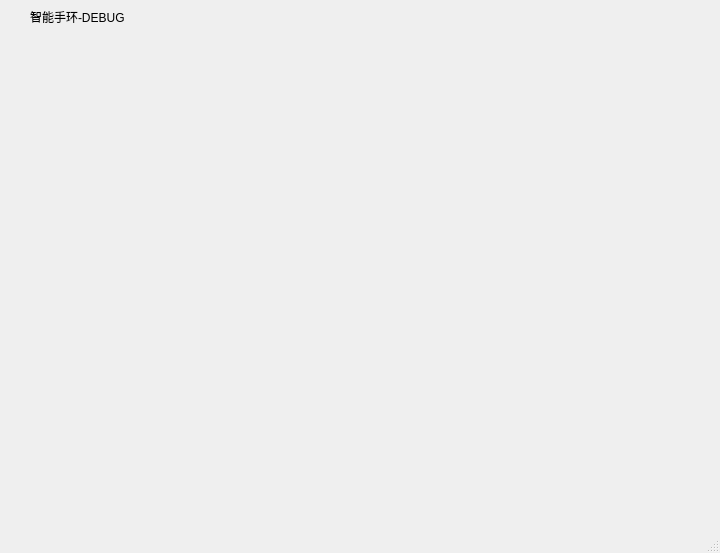
<?xml version="1.0" encoding="UTF-8"?>
<ui version="4.0">
 <class>MainWindow</class>
 <widget class="QMainWindow" name="MainWindow">
  <property name="geometry">
   <rect>
    <x>0</x>
    <y>0</y>
    <width>720</width>
    <height>553</height>
   </rect>
  </property>
  <property name="windowTitle">
   <string>MainWindow</string>
  </property>
  <widget class="QWidget" name="centralwidget">
   <layout class="QVBoxLayout" name="verticalLayout">
    <property name="spacing">
     <number>0</number>
    </property>
    <property name="margin">
     <number>0</number>
    </property>
    <item>
     <widget class="QWidget" name="widget_title" native="true">
      <property name="sizePolicy">
       <sizepolicy hsizetype="Preferred" vsizetype="Fixed">
        <horstretch>0</horstretch>
        <verstretch>0</verstretch>
       </sizepolicy>
      </property>
      <property name="minimumSize">
       <size>
        <width>100</width>
        <height>33</height>
       </size>
      </property>
      <property name="styleSheet">
       <string notr="true"/>
      </property>
      <layout class="QHBoxLayout" name="horizontalLayout_2">
       <property name="spacing">
        <number>0</number>
       </property>
       <property name="margin">
        <number>0</number>
       </property>
       <item>
        <widget class="QLabel" name="lab_Ico">
         <property name="sizePolicy">
          <sizepolicy hsizetype="Minimum" vsizetype="Preferred">
           <horstretch>0</horstretch>
           <verstretch>0</verstretch>
          </sizepolicy>
         </property>
         <property name="minimumSize">
          <size>
           <width>30</width>
           <height>0</height>
          </size>
         </property>
         <property name="text">
          <string/>
         </property>
         <property name="alignment">
          <set>Qt::AlignCenter</set>
         </property>
        </widget>
       </item>
       <item>
        <widget class="QLabel" name="lab_Title">
         <property name="sizePolicy">
          <sizepolicy hsizetype="Expanding" vsizetype="Preferred">
           <horstretch>0</horstretch>
           <verstretch>0</verstretch>
          </sizepolicy>
         </property>
         <property name="styleSheet">
          <string notr="true">font: 10pt &quot;微软雅黑&quot;;</string>
         </property>
         <property name="text">
          <string>智能手环-DEBUG</string>
         </property>
         <property name="alignment">
          <set>Qt::AlignLeading|Qt::AlignLeft|Qt::AlignVCenter</set>
         </property>
        </widget>
       </item>
       <item>
        <widget class="QWidget" name="widget_menu" native="true">
         <property name="sizePolicy">
          <sizepolicy hsizetype="Minimum" vsizetype="Preferred">
           <horstretch>0</horstretch>
           <verstretch>0</verstretch>
          </sizepolicy>
         </property>
         <layout class="QHBoxLayout" name="horizontalLayout">
          <property name="spacing">
           <number>0</number>
          </property>
          <property name="margin">
           <number>0</number>
          </property>
          <item>
           <widget class="QPushButton" name="btnMenu">
            <property name="sizePolicy">
             <sizepolicy hsizetype="Minimum" vsizetype="Expanding">
              <horstretch>0</horstretch>
              <verstretch>0</verstretch>
             </sizepolicy>
            </property>
            <property name="minimumSize">
             <size>
              <width>31</width>
              <height>0</height>
             </size>
            </property>
            <property name="cursor">
             <cursorShape>ArrowCursor</cursorShape>
            </property>
            <property name="focusPolicy">
             <enum>Qt::NoFocus</enum>
            </property>
            <property name="toolTip">
             <string>菜单</string>
            </property>
            <property name="text">
             <string/>
            </property>
            <property name="flat">
             <bool>true</bool>
            </property>
           </widget>
          </item>
          <item>
           <widget class="QPushButton" name="btnMenu_Min">
            <property name="sizePolicy">
             <sizepolicy hsizetype="Minimum" vsizetype="Expanding">
              <horstretch>0</horstretch>
              <verstretch>0</verstretch>
             </sizepolicy>
            </property>
            <property name="minimumSize">
             <size>
              <width>31</width>
              <height>0</height>
             </size>
            </property>
            <property name="cursor">
             <cursorShape>ArrowCursor</cursorShape>
            </property>
            <property name="focusPolicy">
             <enum>Qt::NoFocus</enum>
            </property>
            <property name="toolTip">
             <string>最小化</string>
            </property>
            <property name="text">
             <string/>
            </property>
            <property name="flat">
             <bool>true</bool>
            </property>
           </widget>
          </item>
          <item>
           <widget class="QPushButton" name="btnMenu_Max">
            <property name="sizePolicy">
             <sizepolicy hsizetype="Minimum" vsizetype="Expanding">
              <horstretch>0</horstretch>
              <verstretch>0</verstretch>
             </sizepolicy>
            </property>
            <property name="minimumSize">
             <size>
              <width>31</width>
              <height>0</height>
             </size>
            </property>
            <property name="cursor">
             <cursorShape>ArrowCursor</cursorShape>
            </property>
            <property name="focusPolicy">
             <enum>Qt::NoFocus</enum>
            </property>
            <property name="toolTip">
             <string>最大化</string>
            </property>
            <property name="text">
             <string/>
            </property>
            <property name="flat">
             <bool>true</bool>
            </property>
           </widget>
          </item>
          <item>
           <widget class="QPushButton" name="btnMenu_Close">
            <property name="sizePolicy">
             <sizepolicy hsizetype="Minimum" vsizetype="Expanding">
              <horstretch>0</horstretch>
              <verstretch>0</verstretch>
             </sizepolicy>
            </property>
            <property name="minimumSize">
             <size>
              <width>40</width>
              <height>0</height>
             </size>
            </property>
            <property name="cursor">
             <cursorShape>ArrowCursor</cursorShape>
            </property>
            <property name="focusPolicy">
             <enum>Qt::NoFocus</enum>
            </property>
            <property name="toolTip">
             <string>关闭</string>
            </property>
            <property name="text">
             <string/>
            </property>
            <property name="flat">
             <bool>true</bool>
            </property>
           </widget>
          </item>
         </layout>
        </widget>
       </item>
      </layout>
     </widget>
    </item>
    <item>
     <widget class="QWidget" name="widget_main" native="true"/>
    </item>
   </layout>
  </widget>
  <widget class="QMenuBar" name="menubar">
   <property name="geometry">
    <rect>
     <x>0</x>
     <y>0</y>
     <width>720</width>
     <height>23</height>
    </rect>
   </property>
  </widget>
  <widget class="QStatusBar" name="statusbar"/>
 </widget>
 <resources>
  <include location="rc.qrc"/>
 </resources>
 <connections/>
</ui>
